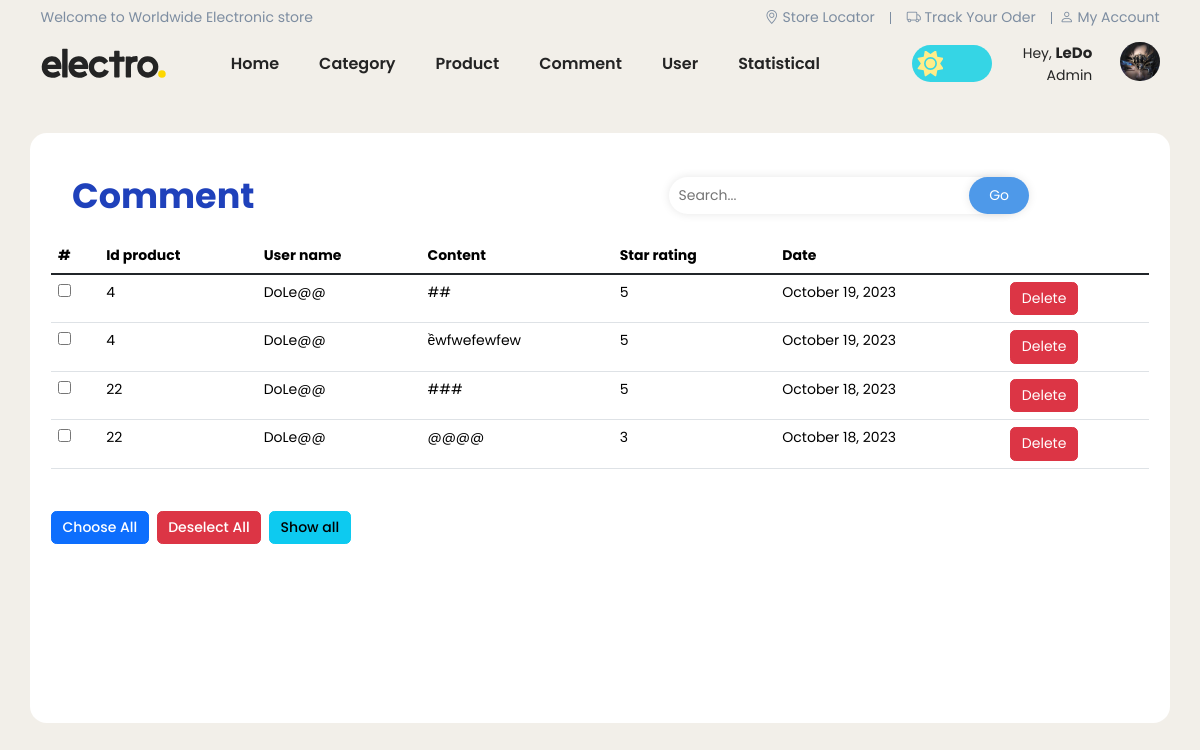
Screenshot of /admin/index.php?act=comments-list (signed in) with the database file from the repository.
### tables this page shows
CREATE TABLE `client` (
  `client_id` int(11) NOT NULL,
  `user_name` varchar(20) NOT NULL,
  `password` varchar(50) NOT NULL,
  `client_status` int(11) DEFAULT 0,
  `client_img` varchar(50) DEFAULT NULL,
  `client_email` varchar(50) NOT NULL,
  `client_role` int(11) NOT NULL DEFAULT 0
);

CREATE TABLE `comment` (
  `comment_id` int(11) NOT NULL,
  `comment_content` varchar(225) NOT NULL,
  `product_id` int(11) NOT NULL,
  `client_id` int(11) NOT NULL,
  `comment_date` varchar(50) NOT NULL,
  `comment_rating` int(11) NOT NULL
);

### model/pdo.php (called while the page is built, shortened)
<?php
function pdo_get_connection(){
    $servername = "localhost";
    $username = "root";
    $password = "";
    try {
        $conn = new PDO("mysql:host=$servername;dbname=electro_shop", $username, $password);
        $conn->setAttribute(PDO::ATTR_ERRMODE, PDO::ERRMODE_EXCEPTION);
        return $conn;
    } catch(PDOException $e) {
        echo "Connection failed: " . $e->getMessage();
    }
}
function pdo_query($sql){
    $sql_args=array_slice(func_get_args(),1);
    try{
        $conn=pdo_get_connection();
        $stmt=$conn->prepare($sql);
        $stmt->execute($sql_args);
        $rows=$stmt->fetchAll();
        return $rows;
    }
    catch(PDOException $e){
        throw $e;
    }
    finally{
        unset($conn);
    }
}
?>

### model/client.php (called while the page is built, shortened)
<?php
function loadall_client($user_name = '',$client_email='' , $client_role = false)
{
    $sql = "select * from client where 1";
    if ($client_email != '') {
        $sql .= " and client_email = '" . $client_email . "'";
    }
    $sql .= " order by client_id asc";
    $listClients = pdo_query($sql);
    return $listClients;
}
?>

### global.php (called while the page is built, shortened)
<?php
$img_path_admin = '../view/asset/image/';
?>

### model/comment.php (called while the page is built, shortened)
<?php
function loadall_comment($product_id=0 , $user_name='' , $comment_id=0 , $client_id = 0)
{
    $sql = "
        SELECT comment.comment_id , comment.product_id , comment.comment_content, client.user_name , comment.comment_rating , comment.comment_date
        FROM comment
        INNER JOIN client ON comment.client_id = client.client_id
        INNER JOIN product ON comment.product_id = product.product_id
        WHERE 1
        ";
    $sql .= " ORDER BY comment.comment_date DESC";
    $result = pdo_query($sql);
    return $result ? $result : null;
}
?>

### admin/comments/comments-list.php (the view, shortened to what this page needs)
<div class="container categories-list-table p-4">
    <div class="row align-items-center">
        <div class="col-6 h1 m-4 title">Comment</div>
        <div class="col-auto search">
            <form action="index.php?act=comments-list" method="post">
                <input placeholder="Search..." type="text" name="search" />
                <input type="submit" name="submit" value="Go">
            </form>
        </div>
    </div>
    <table class="table table-hover mb-5">
        <thead>
            <tr>
                <th scope="col">#</th>
                <th scope="col">Id product</th>
                <th scope="col">User name</th>
                <th scope="col">Content</th>
                <th scope="col">Star rating</th>
                <th scope="col">Date</th>
                <th scope="col"></th>
            </tr>
        </thead>
        <tbody class="table-group-divider">
            <?php
            if ($listComments) {
                foreach ($listComments as $comment) {
                    extract($comment);
                    echo '
                        <tr>
                            <td><input type="checkbox" class="ui-checkbox" name="comment_checkbox"></td>
                            <td>' . $product_id . '</td>
                            <td>' . $user_name . '</td>
                            <td>' . $comment_content . '</td>
                            <td>' . $comment_rating . '</td>
                            <td>' . $comment_date . '</td>
                            <td>
                                <a href="index.php?act=comment-delete&comment_id=' . $comment_id . '" class="btn btn-danger" onclick="return confirm(\'Are you sure you want to delete?\')">Delete</a>
                            </td>
                        ';
                }
            } else {
                echo "<tr>
                            <td colspan='5' class='text-message text-danger'>comment not found is '$user_name' !</td>
                        </tr>
                    ";
            }
            ?>
        </tbody>
    </table>
    <div class="d-flex">
        <button class="btn btn-primary choose-all">Choose All</button>
        <button class="btn btn-danger deselect-all">Deselect All</button>
        <form action="index.php?act=comments-list" method="post">
            <input class="btn btn-info" type="submit" name="show-all" value="Show all">
        </form>
    </div>
</div>

### admin/header.php (shortened to what this page needs)
<!DOCTYPE html>
<html lang="en">
  <head>
    <link rel="stylesheet" href="../view/asset/css/style.css" />
    <link
      href="https://cdn.jsdelivr.net/npm/bootstrap@5.3.2/dist/css/bootstrap.min.css"
      rel="stylesheet"
    />
    <link
      rel="stylesheet"
      href="https://cdn.jsdelivr.net/npm/bootstrap-icons@1.11.0/font/bootstrap-icons.css"
    />
  </head>
  <body>
    <div id="wapper">
      <header>
        <div class="container">
          <div class="header-top d-flex justify-content-between">
            <ul class="nav pt-2 pb-2 menu-top-bar-left">
              <li><a href="#">Welcome to Worldwide Electronic store</a></li>
            </ul>
            <ul class="nav pt-2 pb-2 menu-top-bar-right">
              <li>
                <a href="#"><i class="bi bi-geo-alt"></i> Store Locator</a>
              </li>
              <li>
                <a href="#"><i class="bi bi-truck"></i> Track Your Oder</a>
              </li>
              <li>
                <a href="#"><i class="bi bi-person"></i> My Account</a>
              </li>
            </ul>
          </div>
          <div class="header-bottom pt-2 pb-2">
            <div class="row align-items-center">
              <div class="col-auto logo">
              </div>
              <ul
                class="col nav justify-content-center align-items-center menu-main"
              >
                <li><a href="index.php">Home</a></li>
                <li><a href="index.php?act=categories-list">Category</a></li>
                <li><a href="index.php?act=products-list">Product</a></li>
                <li><a href="index.php?act=comments-list">Comment</a></li>
                <li><a href="index.php?act=clients-list">User</a></li>
                <li><a href="index.php?act=statistical-list">Statistical</a></li>
              </ul>
              <div class="col-1 btn-toggle-dark-mode">
                <label class="switch-name">
                  <div class="back"></div>
                </label>
              </div>
              <?php
                if (isset($client) && ($client)) {
                  $profile_photo = $client[0]['client_img'] ? '<img src="' . $img_path_admin . $client[0]['client_img'] . '">' :
                    '<ion-icon name="person-circle-outline"></ion-icon>';
                  echo '
                        <div class="overlay"></div>
                        <div class="col-auto profile">
                          <div class="info">
                            <p class="m-0">Hey, <b>' . $client[0]['user_name'] . '</b></p>
                            <div class="text-role">Admin</div>
                          </div>
                          <div class="profile-photo">
                            ' . $profile_photo . '
                          </div>
                          <ul class="profile-navbar toTop">
                            <li><a href="#">Your profile</a></li>
                            <li><a href="index.php?act=logout"><ion-icon name="log-out-outline"></ion-icon> Logout</a></li>
                          </ul>
                        </div>
                      ';
                }
              ?>
            </div>
          </div>
        </div>
      </header>

### view/asset/css/style.css (style rules this page uses)
:root { --color-primary: #6c9bcf; --color-danger: #ff0060; --color-success: #33ddb3; --color-warning: #f7d060; --color-white: #ffffff; --color-info-dark: #7d8da1; --color-dark: #242424; --color-light: #eaeaea; --color-light-2: #eaeaea; --color-dark-variant: #677483; --color-background: #f2efe9; --color-title: #fed700; --color-title-2: #1f41bb; --color-linear: #fa709a, #fee140; --card-border-radius: 2rem; --border-radius-1: 0.4rem; --border-radius-2: 1.2rem; --card-padding: 1.8rem; --padding-1: 1.2rem; --box-shadow: 0 2rem 3rem var(--color-light-2); }
* { padding: 0; margin: 0; box-sizing: border-box; font-family: "Poppins", sans-serif; }
a { text-decoration: none !important; }
html { font-size: 14px; }
body { width: 100%; height: 100vh; background-color: var(--color-background) !important; transition: 0.5s linear; }
header .menu-top-bar-right li:not(li:last-child) { position: relative; padding: 0 16px; }
header .menu-top-bar-right li:last-child { padding-left: 8px; }
header .menu-top-bar-right li:not(li:last-child)::before { position: absolute; right: 0; top: 25%; content: ""; width: 1px; height: 12px; background-color: var(--color-info-dark); }
header .header-top a { text-decoration: none; color: var(--color-info-dark); }
header .header-bottom svg { max-width: 125px; cursor: pointer; }
header .menu-main a { margin: 0 20px; text-decoration: none; color: var(--color-dark); font-size: 16px; font-weight: 600; transition: 0.2s linear; }
header .switch-name { --dark-sky: #5050e5; --moon: #ffd365; --light-sky: #35d5e5; --sun: #ffed89; display: inline-block; position: relative; border-radius: 5em; cursor: pointer; width: 80px; height: 37px; overflow: hidden; transition: all 0.5s; align-items: center; }
header .switch-name .back { background-color: var(--light-sky); position: absolute; width: 100%; height: 100%; left: 0; top: 0; transition: 0.5s ease-in-out; }
header .switch-name .sun { position: absolute; left: 0; top: 0; height: 100%; padding: 0.4em; fill: var(--sun); transition: 0.5s; }
header .btn-toggle-dark-mode { height: 37px; margin: 0 16px; }
button { color: var(--color-dark); text-decoration: none; cursor: pointer; outline: none; border: none; background: transparent; }
header .header-bottom .profile { position: relative; display: flex; gap: 2rem; text-align: right; }
header .header-bottom .profile .info { font-size: 14px; color: var(--color-dark); }
header .header-bottom .profile .info b { font-size: 15px; }
header .header-bottom .profile-photo { width: 2.8rem; height: 2.8rem; border-radius: 50%; overflow: hidden; cursor: pointer; }
header .header-bottom .profile-photo img { width: 100%; object-fit: cover; object-position: center; }
.title { width: 100%; margin: 0; font-size: 1.25rem; font-weight: 700; color: #212121; }
.categories-list-table { margin: 40px 0; background-color: var(--color-white); border-radius: var(--border-radius-2); min-height: 590px; }
.categories-list-table .title { font-weight: bold; color: var(--color-title-2); }
.categories-list-table input[name="show-all"], .categories-list-table .btn.add-new, .categories-list-table button.btn { font-size: 14px; font-weight: 500; margin-right: 8px; }
.categories-list-table .search { display: inline-block; position: relative; margin: 0 16px; }
.categories-list-table .search input[type="text"] { min-width: 350px; padding: 8px 10px; outline: none; border: none; border-radius: 20px; box-shadow: 0 0 10px rgba(0, 0, 0, 0.1); }
.categories-list-table .search input[type="submit"] { background-color: #4e99e9; border: none; color: var(--color-white); cursor: pointer; padding: 8px 20px; border-radius: 20px; box-shadow: 0 0 10px rgba(0, 0, 0, 0.1); position: absolute; top: 0; right: 0; transition: 0.9s ease; }

### rows the page displays
client: user_name "LeDo", client_img (picture)
comment: product "4", client.user_name "DoLe@@", comment_content "##", comment_rating "5", comment_date "October 19, 2023"
comment: product "4", client.user_name "DoLe@@", comment_content "ềwfwefewfew", comment_rating "5", comment_date "October 19, 2023"
comment: product "22", client.user_name "DoLe@@", comment_content "###", comment_rating "5", comment_date "October 18, 2023"
comment: product "22", client.user_name "DoLe@@", comment_content "@@@@", comment_rating "3", comment_date "October 18, 2023"
